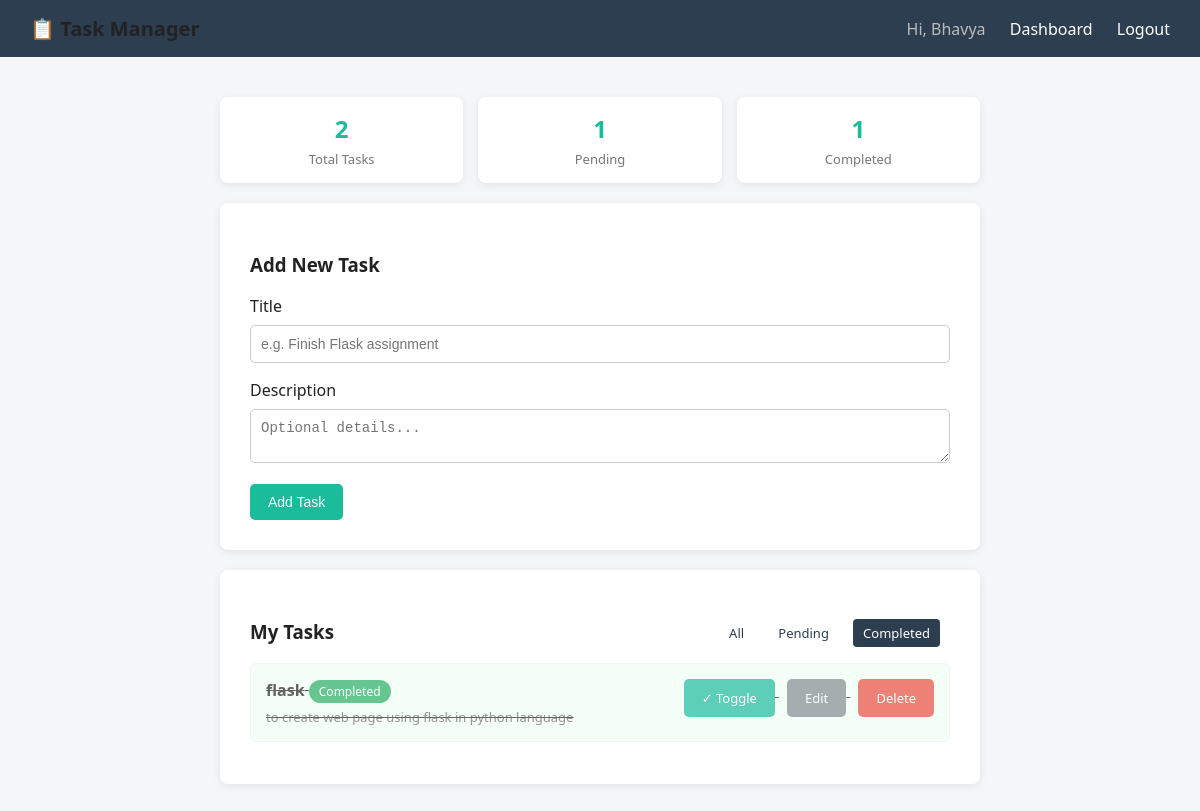
Page /dashboard?status=Completed (signed in) on the committed database.
### app.py (models this page shows)
class Task(db.Model):
    id = db.Column(db.Integer, primary_key=True)
    title = db.Column(db.String(120), nullable=False)
    description = db.Column(db.Text, nullable=True)
    status = db.Column(db.String(20), default='Pending')  # Pending / Completed
    created_at = db.Column(db.DateTime, default=datetime.utcnow)
    user_id = db.Column(db.Integer, db.ForeignKey('user.id'), nullable=False)

### app.py (the view)
@app.route('/dashboard')
@login_required
def dashboard():
    user_id = session['user_id']
    filter_status = request.args.get('status', 'All')
    query = Task.query.filter_by(user_id=user_id)
    if filter_status != 'All':
        query = query.filter_by(status=filter_status)
    tasks = query.order_by(Task.created_at.desc()).all()
    total = Task.query.filter_by(user_id=user_id).count()
    completed = Task.query.filter_by(user_id=user_id, status='Completed').count()
    pending = total - completed
    return render_template(
        'dashboard.html',
        tasks=tasks,
        total=total,
        completed=completed,
        pending=pending,
        filter_status=filter_status
    )

### app.py (called while the page is built)
def login_required(f):
    @wraps(f)
    def decorated_function(*args, **kwargs):
        if 'user_id' not in session:
            flash('Please log in to continue.', 'warning')
            return redirect(url_for('login'))
        return f(*args, **kwargs)
    return decorated_function

### templates/dashboard.html (shortened to what this page needs)
{% extends 'base.html' %}
{% block content %}
<div class="stats">
    <div class="stat-box"><h2>{{ total }}</h2><p>Total Tasks</p></div>
    <div class="stat-box"><h2>{{ pending }}</h2><p>Pending</p></div>
    <div class="stat-box"><h2>{{ completed }}</h2><p>Completed</p></div>
</div>
<div class="card" style="margin-bottom:20px;">
    <h3>Add New Task</h3>
    <form method="POST" action="{{ url_for('add_task') }}">
        <label>Title</label>
        <input type="text" name="title" placeholder="e.g. Finish Flask assignment" required>
        <label>Description</label>
        <textarea name="description" rows="2" placeholder="Optional details..."></textarea>
        <button type="Enter">Add Task</button>
    </form>
</div>
<div class="card">
    <div style="display:flex; justify-content:space-between; align-items:center;">
        <h3>My Tasks</h3>
        <div class="filters">
            <a href="{{ url_for('dashboard', status='All') }}" class="{{ 'active' if filter_status=='All' }}">All</a>
            <a href="{{ url_for('dashboard', status='Pending') }}" class="{{ 'active' if filter_status=='Pending' }}">Pending</a>
            <a href="{{ url_for('dashboard', status='Completed') }}" class="{{ 'active' if filter_status=='Completed' }}">Completed</a>
        </div>
    </div>
    {% if tasks %}
        {% for task in tasks %}
        <div class="task {{ 'completed' if task.status == 'Completed' }}">
            <div>
                <strong>{{ task.title }}</strong>
                <span class="status-badge {{ task.status }}">{{ task.status }}</span>
                {% if task.description %}<p style="margin:5px 0 0; color:#666; font-size:13px;">{{ task.description }}</p>{% endif %}
            </div>
            <div class="task-actions">
                <a href="{{ url_for('toggle_status', task_id=task.id) }}" class="btn">✓ Toggle</a>
                <a href="{{ url_for('edit_task', task_id=task.id) }}" class="btn btn-secondary">Edit</a>
                <a href="{{ url_for('delete_task', task_id=task.id) }}" class="btn btn-danger"
                   onclick="return confirm('Delete this task?');">Delete</a>
            </div>
        </div>
        {% endfor %}
    {% else %}
        <p style="color:#999;">No tasks found. Add one above!</p>
    {% endif %}
</div>
{% endblock %}

### templates/base.html (style rules this page uses)
* { box-sizing: border-box; }
body { font-family: 'Segoe UI', Arial, sans-serif; background: #f4f6f8; margin: 0; color: #222; }
.card { background: #fff; border-radius: 8px; padding: 30px; box-shadow: 0 2px 8px rgba(0,0,0,0.08); }
input[type=text], input[type=password], textarea { width: 100%; padding: 10px; margin: 8px 0 16px 0; border: 1px solid #ccc; border-radius: 5px; font-size: 14px; }
button, .btn { background: #1abc9c; color: #fff; border: none; padding: 10px 18px; border-radius: 5px; cursor: pointer; font-size: 14px; text-decoration: none; display: inline-block; }
.btn-danger { background: #e74c3c; }
.btn-secondary { background: #7f8c8d; }
.task { border: 1px solid #eee; border-radius: 6px; padding: 15px; margin-bottom: 12px; display: flex; justify-content: space-between; align-items: flex-start; }
.task.completed { background: #f0fff4; text-decoration: line-through; opacity: 0.7; }
.task-actions a { margin-left: 8px; font-size: 13px; }
.status-badge { display: inline-block; padding: 3px 10px; border-radius: 12px; font-size: 12px; color: #fff; background: #f39c12; }
.status-badge.Completed { background: #27ae60; }
.stats { display: flex; gap: 15px; margin-bottom: 20px; }
.stat-box { flex: 1; background: #fff; border-radius: 8px; padding: 15px; text-align: center; box-shadow: 0 2px 8px rgba(0,0,0,0.08); }
.stat-box h2 { margin: 0; color: #1abc9c; }
.stat-box p { margin: 5px 0 0; color: #777; font-size: 13px; }
.filters a { margin-right: 10px; color: #2c3e50; font-size: 13px; text-decoration: none; padding: 5px 10px; border-radius: 4px; }
.filters a.active { background: #2c3e50; color: #fff; }

### rows in the picture
Task: title "flask", status "Completed", description "to create web page using flask in python language"

### other values in the picture
{{ session.get('username') }} "Bhavya"
{{ total }} "2"
{{ pending }} "1"
{{ completed }} "1"
